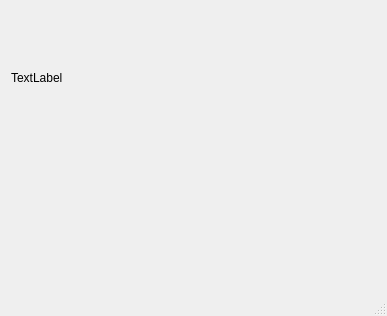
<?xml version="1.0" encoding="UTF-8"?>
<ui version="4.0">
 <class>MainWindow</class>
 <widget class="QMainWindow" name="MainWindow">
  <property name="geometry">
   <rect>
    <x>0</x>
    <y>0</y>
    <width>387</width>
    <height>316</height>
   </rect>
  </property>
  <property name="windowTitle">
   <string>MainWindow</string>
  </property>
  <widget class="QWidget" name="centralWidget">
   <layout class="QGridLayout" name="gridLayout">
    <item row="2" column="0">
     <widget class="ClickableLabel" name="label">
      <property name="text">
       <string/>
      </property>
     </widget>
    </item>
    <item row="2" column="1">
     <widget class="ClickableLabel" name="label2">
      <property name="text">
       <string/>
      </property>
     </widget>
    </item>
    <item row="1" column="0" colspan="2">
     <widget class="QLabel" name="label3">
      <property name="text">
       <string>TextLabel</string>
      </property>
     </widget>
    </item>
   </layout>
  </widget>
  <widget class="QStatusBar" name="statusBar">
   <property name="enabled">
    <bool>false</bool>
   </property>
  </widget>
 </widget>
 <layoutdefault spacing="6" margin="11"/>
 <customwidgets>
  <customwidget>
   <class>ClickableLabel</class>
   <extends>QLabel</extends>
   <header>clickablelabel.h</header>
  </customwidget>
 </customwidgets>
 <resources/>
 <connections/>
</ui>
